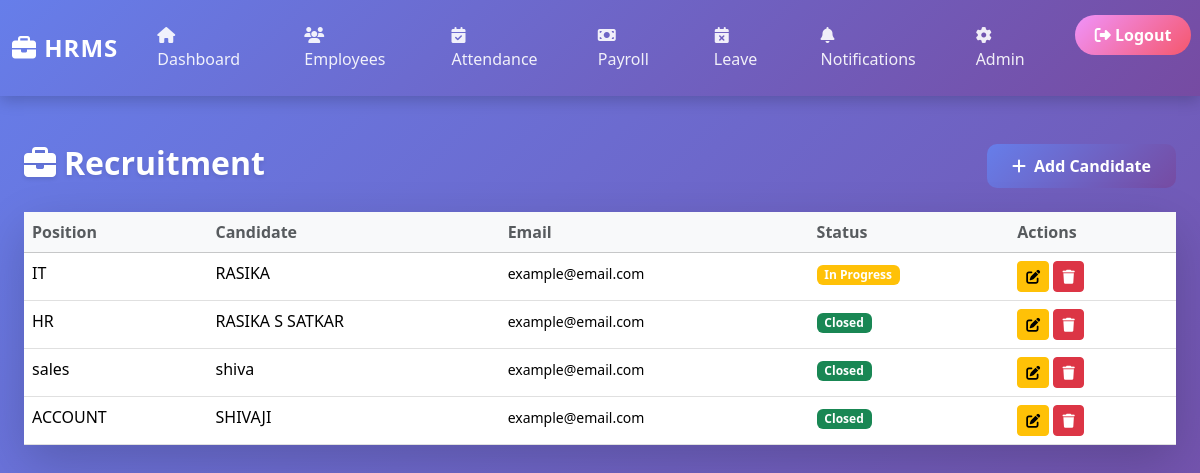
The page /recruitment/ (signed in) on the database its author committed.
### recruitment/models.py (models this page shows, shortened)
class Recruitment(models.Model):
    STATUS_CHOICES = [
        ('open', 'Open'),
        ('in_progress', 'In Progress'),
        ('closed', 'Closed'),
        ('hired', 'Hired'),
    ]
    position = models.CharField(max_length=100, default='N/A')
    candidate_name = models.CharField(max_length=100, default='N/A')
    email = models.EmailField(default='example@email.com')
    phone = models.CharField(max_length=20, default='')
    status = models.CharField(max_length=20, choices=STATUS_CHOICES, default='open')
    applied_date = models.DateField(default=timezone.now)
    hired_date = models.DateField(null=True, blank=True)
    employee_created = models.BooleanField(default=False)
    created_at = models.DateTimeField(auto_now_add=True)
    updated_at = models.DateTimeField(auto_now=True)
    class Meta:
        verbose_name_plural = "Recruitments"

### recruitment/views.py (the view)
# urls.py: path('', views.recruitment_list, name='recruitment_list'),
@login_required
def recruitment_list(request):
    recruitments = Recruitment.objects.all()
    context = {'recruitments': recruitments}
    return render(request, 'recruitment/recruitment_list.html', context)

### templates/recruitment/recruitment_list.html
{% extends 'base.html' %}
{% block content %}
<div class="container mt-5">
    <div class="row mb-4">
        <div class="col-md-8">
            <h2 class="text-white mb-0"><i class="fas fa-briefcase me-2"></i>Recruitment</h2>
        </div>
        <div class="col-md-4 text-end">
            <a href="{% url 'recruitment:add_recruitment' %}" class="btn btn-primary">
                <i class="fas fa-plus me-2"></i>Add Candidate
            </a>
        </div>
    </div>
    <div class="card shadow-lg border-0">
        <div class="card-body p-0">
            {% if recruitments %}
                <div class="table-responsive">
                    <table class="table table-hover mb-0">
                        <thead class="table-light">
                            <tr>
                                <th class="text-muted">Position</th>
                                <th class="text-muted">Candidate</th>
                                <th class="text-muted">Email</th>
                                <th class="text-muted">Status</th>
                                <th class="text-muted">Actions</th>
                            </tr>
                        </thead>
                        <tbody>
                            {% for recruitment in recruitments %}
                            <tr>
                                <td class="fw-500">{{ recruitment.position }}</td>
                                <td>{{ recruitment.candidate_name }}</td>
                                <td><small>{{ recruitment.email }}</small></td>
                                <td>
                                    {% if recruitment.status == 'open' %}
                                        <span class="badge bg-info">Open</span>
                                    {% elif recruitment.status == 'in_progress' %}
                                        <span class="badge bg-warning">In Progress</span>
                                    {% else %}
                                        <span class="badge bg-success">Closed</span>
                                    {% endif %}
                                </td>
                                <td>
                                    <a href="{% url 'recruitment:edit_recruitment' recruitment.id %}" class="btn btn-sm btn-warning">
                                        <i class="fas fa-edit"></i>
                                    </a>
                                    <a href="{% url 'recruitment:delete_recruitment' recruitment.id %}" class="btn btn-sm btn-danger" onclick="return confirm('Are you sure?');">
                                        <i class="fas fa-trash"></i>
                                    </a>
                                </td>
                            </tr>
                            {% endfor %}
                        </tbody>
                    </table>
                </div>
            {% else %}
                <div class="text-center py-5">
                    <i class="fas fa-inbox fa-3x text-muted mb-3" style="opacity: 0.5;"></i>
                    <p class="text-muted">No recruitment records found. <a href="{% url 'recruitment:add_recruitment' %}">Add one</a></p>
                </div>
            {% endif %}
        </div>
    </div>
</div>
{% endblock %}

### employees/templates/base.html (style rules this page uses)
* { margin: 0; padding: 0; box-sizing: border-box; }
body { background: linear-gradient(135deg, #667eea 0%, #764ba2 100%); min-height: 100vh; font-family: 'Segoe UI', Tahoma, Geneva, Verdana, sans-serif; padding-bottom: 50px; }
.container { max-width: 1200px; margin-top: 40px; }
.card { border: none; border-radius: 15px; box-shadow: 0 8px 25px rgba(0,0,0,0.15); transition: transform 0.3s ease, box-shadow 0.3s ease; background: #fff; margin-bottom: 25px; }
table { color: #333; }
table thead { background: linear-gradient(135deg, #667eea 0%, #764ba2 100%); color: white; }
table tbody tr { transition: all 0.3s ease; border-bottom: 1px solid #e0e0e0; }
.btn-primary { background: linear-gradient(135deg, #667eea 0%, #764ba2 100%); border: none; border-radius: 10px; padding: 10px 25px; font-weight: 600; transition: all 0.3s ease; }
h1, h2, h3 { color: #fff; font-weight: 700; text-shadow: 0 2px 4px rgba(0,0,0,0.1); }

### rows shown on the page
Recruitment: position "IT", candidate_name "RASIKA", email "example@email.com", status "In Progress"
Recruitment: position "HR", candidate_name "RASIKA S SATKAR", email "example@email.com", status "Closed"
Recruitment: position "sales", candidate_name "shiva", email "example@email.com", status "Closed"
Recruitment: position "ACCOUNT", candidate_name "SHIVAJI", email "example@email.com", status "Closed"
